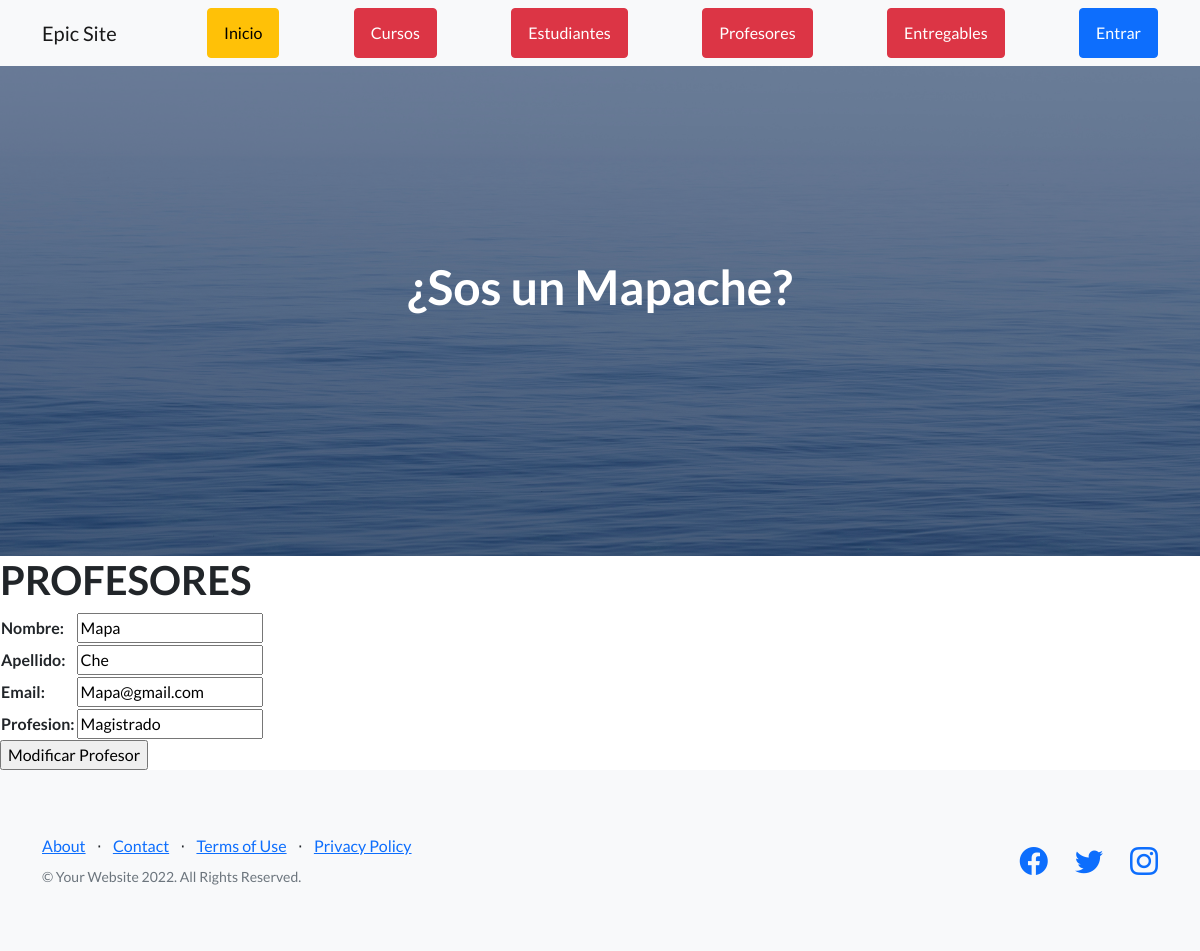
Page /AppCoder/editarProfesor/Mapa on the committed database.
### AppCoder/models.py (models this page shows, shortened)
class Profesor(models.Model):
    nombre= models.CharField(max_length=50)
    apellido= models.CharField(max_length=50)
    email= models.EmailField()
    profesion= models.CharField(max_length=50)

### AppCoder/views.py (the view)
# urls.py: path('editarProfesor/<nombre>',editarProfesor,name='editarProfesor'),
def editarProfesor(request, nombre):
    profesor=Profesor.objects.get(nombre=nombre)
    if request.method == 'POST':
        miFormulario = ProfeFormulario(request.POST)
        if miFormulario.is_valid():
            informacion = miFormulario.cleaned_data
            profesor.nombre = informacion['nombre']
            profesor.apellido = informacion['apellido']
            profesor.email = informacion['email']
            profesor.profesion = informacion['profesion']
            profesor.save()
            profesores=Profesor.objects.all()
            return render(request, 'AppCoder/profesores.html',{'profesores':profesores})
    else:
        miFormulario=ProfeFormulario(initial={'nombre':profesor.nombre,'apellido':profesor.apellido,'email':profesor.email,'profesion':profesor.profesion})
    return render(request,'AppCoder/editarProfesor.html',{'formulario':miFormulario, 'nombre':nombre})

### AppCoder/forms.py
class ProfeFormulario(forms.Form):
    nombre = forms.CharField(max_length=50)
    apellido = forms.CharField(max_length=50)
    email = forms.EmailField()
    profesion = forms.CharField(max_length=50)

### AppCoder/templates/AppCoder/editarProfesor.html (shortened to what this page needs)
{% extends "AppCoder/padre.html" %}
{% load static %}
{% block contenidoQueCambia %}
<h1>PROFESORES</h1>
<form action="{% url 'editarProfesor' nombre %}" method="POST">
    <table>
        {{ formulario.as_table }}
    </table>
    <input type="submit" value="Modificar Profesor">
</form>
{% endblock %}

### rows in the picture
Profesor: nombre "Mapa", apellido "Che", email "Mapa@gmail.com", profesion "Magistrado"
